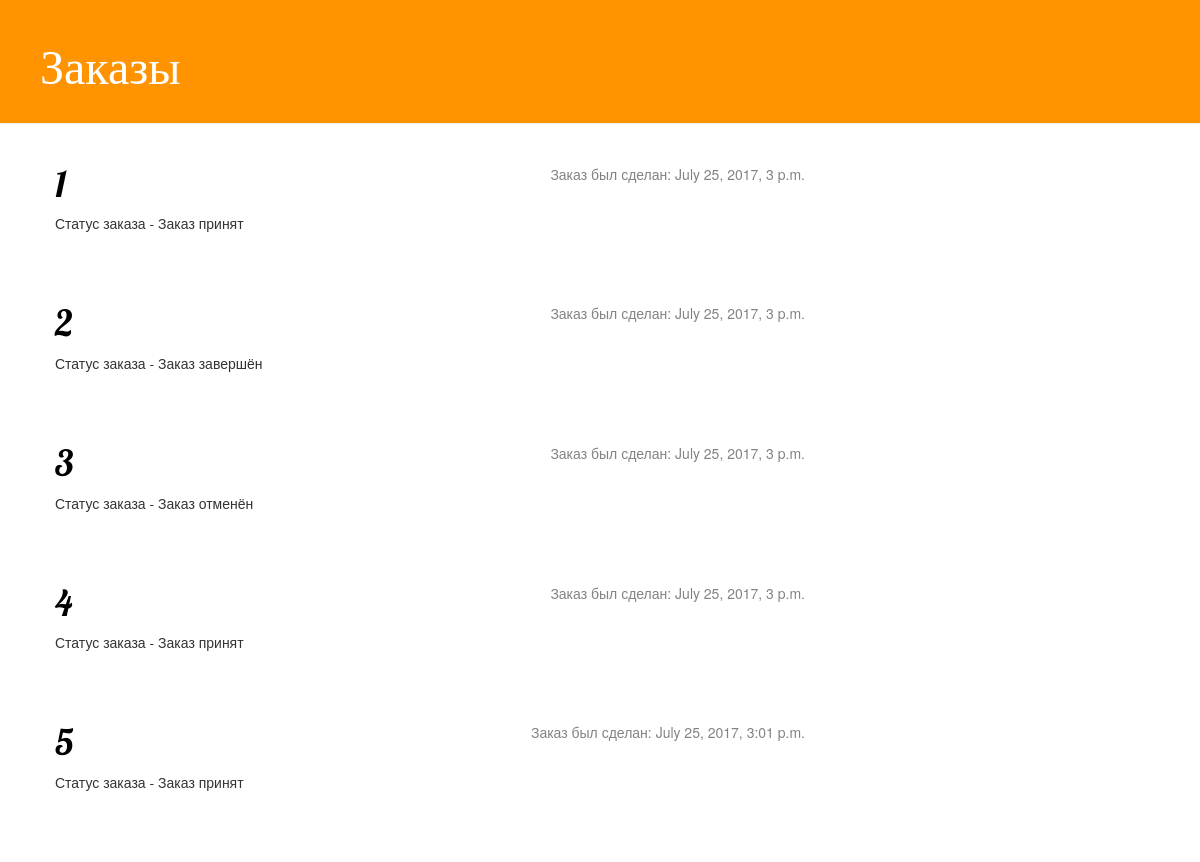
The page / on the database its author committed.
### zakaz/models.py (models this page shows, shortened)
class Order(models.Model):
    STATUSES =(
    ('D', 'Заказ отменён'),
    ('A', 'Заказ принят'),
    ('F','Заказ завершён'),
    )
    rest_name = models.ForeignKey(Restaurant, on_delete = models.CASCADE)
    made_on = models.DateTimeField()
    consists_of = models.ManyToManyField(Dish)
    num_of_dishes = models.IntegerField()
    status = models.CharField(max_length=20, choices=STATUSES)

### zakaz/views.py (the view)
# urls.py: url(r'^$', views.order_list, name='order_list'),
def order_list(request):
    orders = Order.objects.filter(made_on__lte=timezone.now()).order_by('made_on')
    return render(request, 'zakaz/order_list.html', {'orders': orders})

### zakaz/templates/zakaz/order_list.html
{% extends 'zakaz/base.html' %}
{% block content %}
{% for order in orders %}
   <div class="post">
       <div class="date">
           Заказ был сделан: {{ order.made_on }}
       </div>
         <h1><a href="{% url 'order_detail' pk=order.pk %}">{{ order.id }}</a></h1>
       <p> Статус заказа - {{ order.get_status_display }}</p>
   </div>
{% endfor %}
{% endblock content %}

### zakaz/templates/zakaz/base.html (shortened to what this page needs)
{% load staticfiles %}
<html>
    <head>
        <link rel="stylesheet" href="//maxcdn.bootstrapcdn.com/bootstrap/3.2.0/css/bootstrap.min.css">
        <link rel="stylesheet" href="//maxcdn.bootstrapcdn.com/bootstrap/3.2.0/css/bootstrap-theme.min.css">
        <link rel="stylesheet" href="{% static 'css/zakaz.css' %}">
    </head>
    <body>
        <div class="page-header">
            <h1><a href="/">Заказы</a></h1>
        </div>
        <div class="content container">
            <div class="row">
                <div class="col-md-8">
                {% block content %}
                {% endblock %}
                </div>
            </div>
        </div>
    </body>
</html>

### zakaz/static/css/zakaz.css (style rules this page uses)
.page-header { background-color: #ff9400; margin-top: 0; padding: 20px 20px 20px 40px; }
.page-header h1, .page-header h1 a, .page-header h1 a:visited, .page-header h1 a:active { color: #ffffff; font-size: 36pt; text-decoration: none; }
.content { margin-left: 40px; }
h1, h2, h3, h4 { font-family: 'Lobster', cursive; }
.date { float: right; color: #828282; }
.post { margin-bottom: 70px; }
.post h1 a, .post h1 a:visited { color: #000000; }

### rows shown on the page
Order: made_on "July 25, 2017, 3 p.m.", id "1", status "Заказ принят"
Order: made_on "July 25, 2017, 3 p.m.", id "2", status "Заказ завершён"
Order: made_on "July 25, 2017, 3 p.m.", id "3", status "Заказ отменён"
Order: made_on "July 25, 2017, 3 p.m.", id "4", status "Заказ принят"
Order: made_on "July 25, 2017, 3:01 p.m.", id "5", status "Заказ принят"
